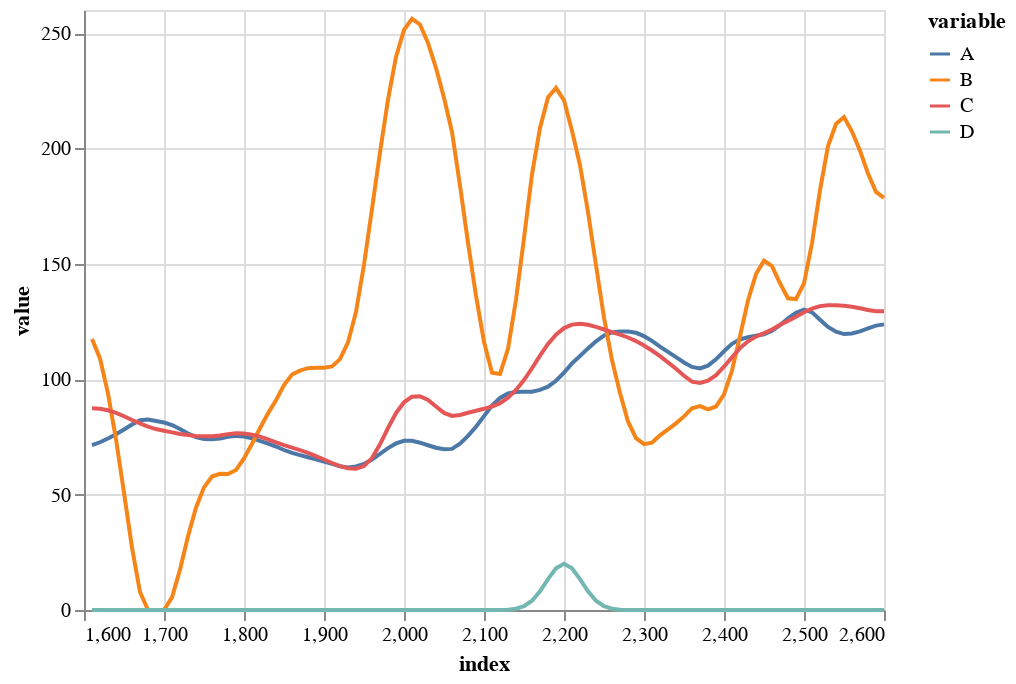

Here is the notebook cell this chart was saved with:
### Code cell
alt.Chart(Sdfg).mark_line().encode(
  alt.X('index:Q'),
  alt.Y('value:Q'),
  alt.Color('variable:N')
)

### Figure 1 — Vega-Lite specification as saved in the notebook (floating-point values rounded to 4 significant figures; data arrays with more than 128 entries replaced by an {"elided": "..."} marker saying what was removed)
{"config": {"view": {"continuousWidth": 400, "continuousHeight": 300}}, "data": {"name": "data-7f6211669975bafb4acde782010540ae"}, "mark": "line", "encoding": {"color": {"type": "nominal", "field": "variable"}, "x": {"type": "quantitative", "field": "index"}, "y": {"type": "quantitative", "field": "value"}}, "$schema": "https://vega.github.io/schema/vega-lite/v4.8.1.json", "datasets": {"data-7f6211669975bafb4acde782010540ae": {"elided": "400 records"}}}
